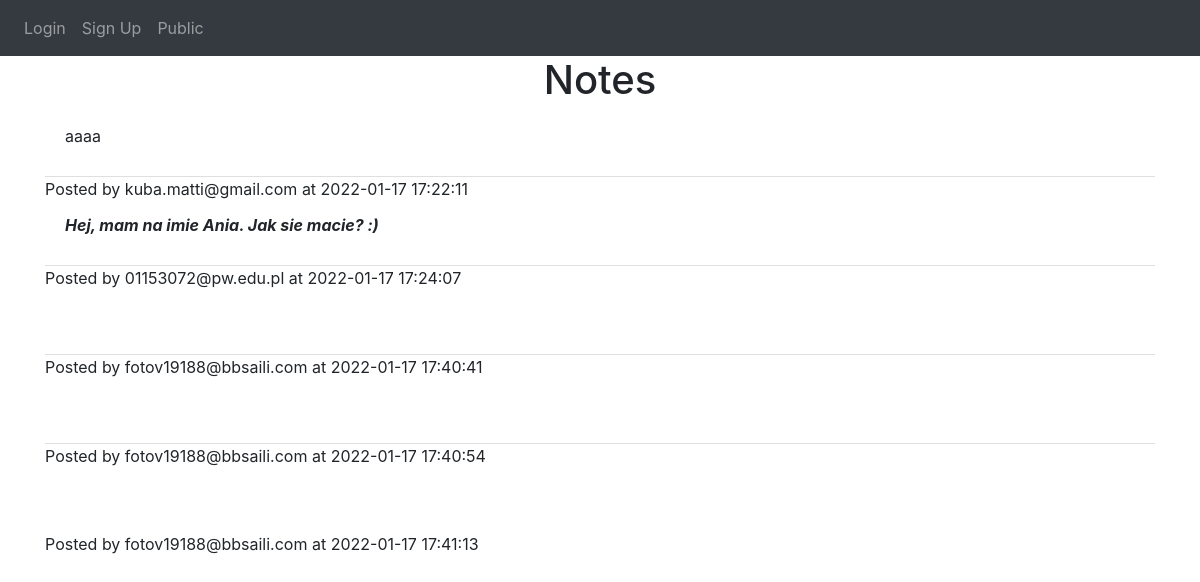
Page /public-notes on the earlier database version.
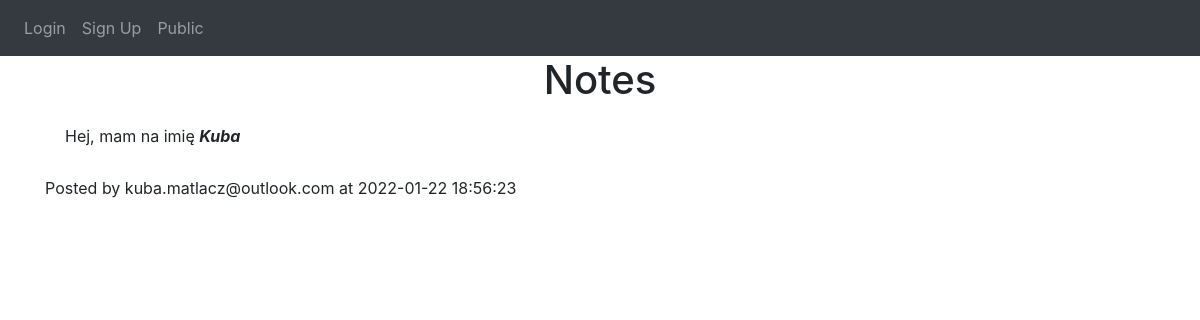
Same page on the later database version.
### website/models.py (models this page shows)
class Note(db.Model):
    id = db.Column(db.Integer, primary_key=True)
    data = db.Column(db.String(10000))
    isPublic = db.Column(db.Boolean, server_default=expression.false(), nullable=False)
    date = db.Column(db.DateTime(timezone=True), default=func.now())
    owner_email = db.Column(db.String(100))
    user_id = db.Column(db.Integer, db.ForeignKey('user.id'))

### website/views.py (the view)
@views.route('/public-notes')
def public_notes():
    notes = Note.query.filter_by(isPublic=True)
    return render_template("public_notes.html", notes=notes, user=None)

### main.py (called while the page is built)
def do_clean(text, **kw):
    return Markup(clean(text, **kw))

### website/templates/public_notes.html
{% extends "base.html" %} {% block title %}Home{% endblock %} {% block content
%}
<h1 align="center">Notes</h1>
<ul class="list-group list-group-flush" id="notes">
  {% for note in notes %}
  <li class="list-group-item">
    {{ note.data | clean(tags=["li","ol","img","alignleft","aligncenter","alignright","alignjustify","bold","italic","underline",
    "strikethrough","blockquote","subscript","superscript","code","p","h1","h2","h3","h4","h5","h6","div","address",
    "pre","samp","forecolor","hilitecolor","fontname","fontsize","fontsize_class","span",'sup','em','strong','sub'],
    attributes=["src"]) }}
  </li>
  Posted by {{ note.owner_email }} at {{ note.date }}
  {% endfor %}
</ul>
{% endblock %}

### website/templates/base.html (shortened to what this page needs)
<!DOCTYPE html>
<html>
<head>
  <link rel="stylesheet" href="https://stackpath.bootstrapcdn.com/bootstrap/4.4.1/css/bootstrap.min.css"
 />
  <link rel="stylesheet" href="https://stackpath.bootstrapcdn.com/font-awesome/4.7.0/css/font-awesome.min.css"
 />
</head>
<body>
  <nav class="navbar navbar-expand-lg navbar-dark bg-dark">
    <div class="collapse navbar-collapse" id="navbar">
      <div class="navbar-nav">
        {% if user.is_authenticated %}
        <a class="nav-item nav-link" id="home" href="/">Home</a>
        <a class="nav-item nav-link" id="logout" href="/logout">Logout</a>
        <a class="nav-item nav-link" id="ip_control" href="/ip-control">IP Control</a>
        <a class="nav-item nav-link" id="user_name">{{ current_user.email }}</a>
        {% else %}
        <a class="nav-item nav-link" id="login" href="/login">Login</a>
        <a class="nav-item nav-link" id="signUp" href="/sign-up">Sign Up</a>
        <a class="nav-item nav-link" id="public" href="/public-notes">Public</a>
        {% endif %}
      </div>
    </div>
  </nav>
  <div class="container">{% block content %} {% endblock %}</div>
</body>
</html>

Differences in the rows shown:
removed Note: data|clean "Hej, mam na imie Ania. Jak sie macie? :)", owner_email "01153072@pw.edu.pl", date "2022-01-17 17:24:07"
removed Note: owner_email "fotov19188@bbsaili.com", date "2022-01-17 17:40:41"
removed Note: owner_email "fotov19188@bbsaili.com", date "2022-01-17 17:40:54"
removed Note: owner_email "fotov19188@bbsaili.com", date "2022-01-17 17:41:13"
changed Note: data|clean "aaaa" → "Hej, mam na imię Kuba"; owner_email "kuba.matti@gmail.com" → "kuba.matlacz@outlook.com"; date "2022-01-17 17:22:11" → "2022-01-22 18:56:23"
